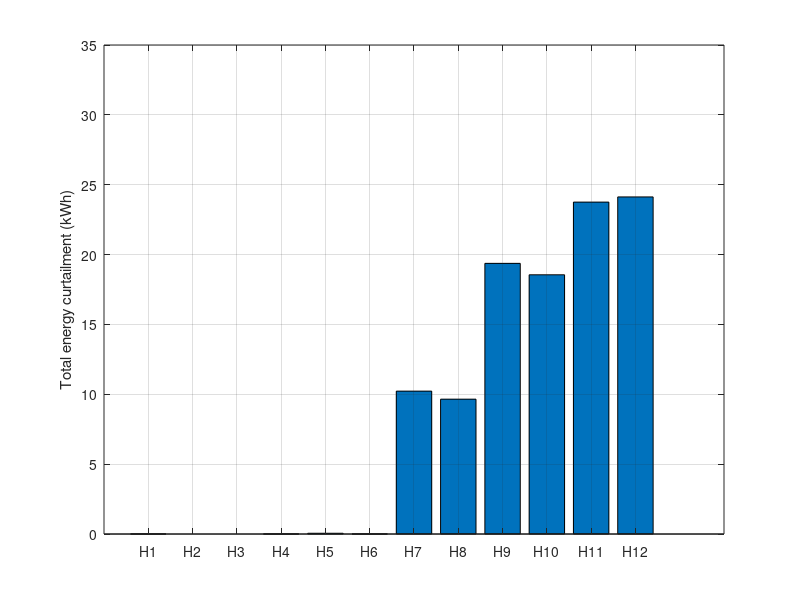
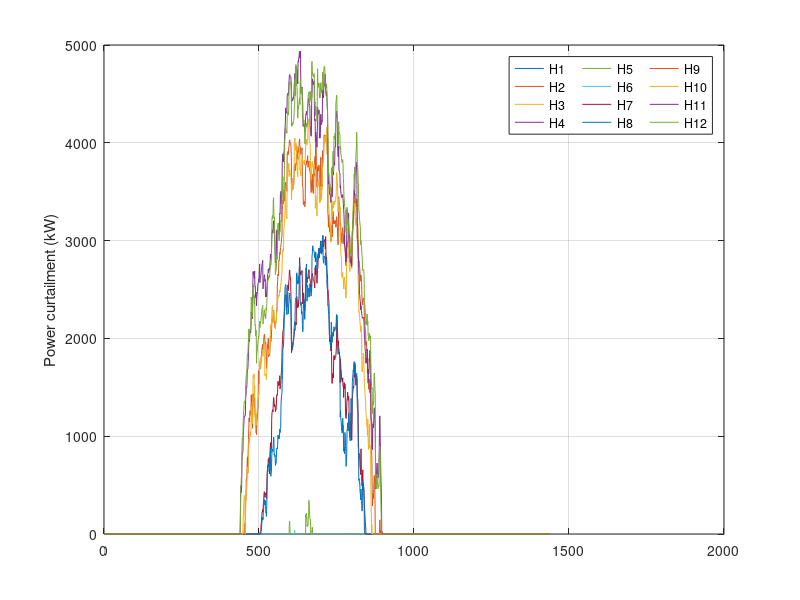
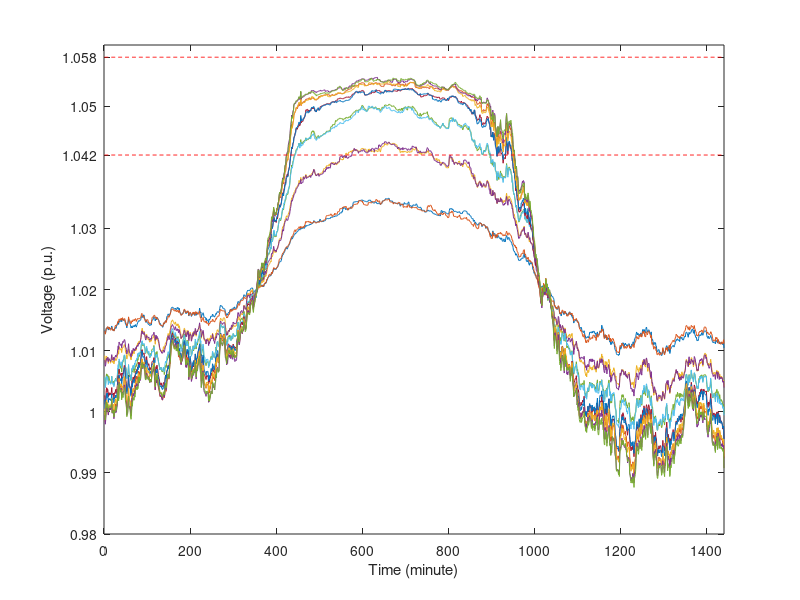
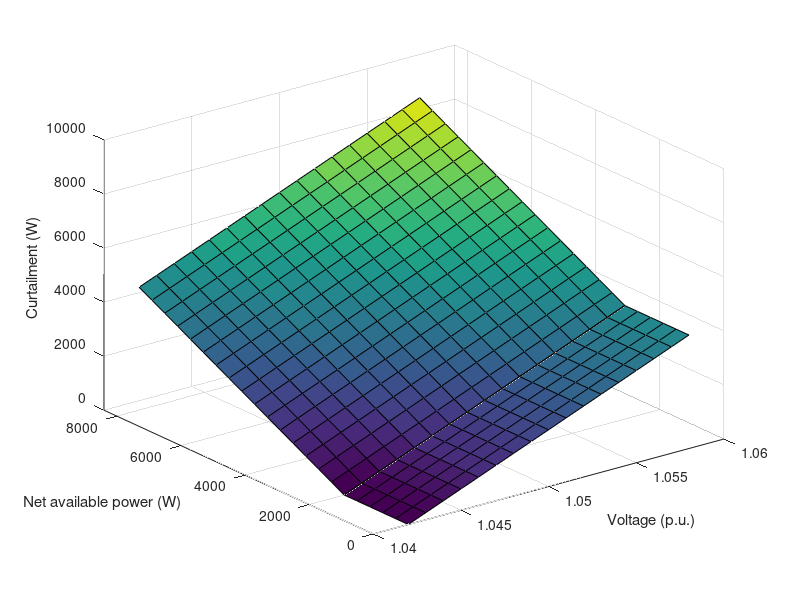

Source code (MATLAB) for these figures, in order:
%% Code generated : 4:41 PM, 6/19/2018
%% By: Kapil Duwadi, kapil.duwadi@jacks.sdstate.edu


%% Reads data
load input_data;
load volloaddroop;


power_curtailed = PMPPT(1:end-1) - (loaddata(1:end-1,:)-power(2:end,:));
House_wise_curtail = sum(power_curtailed);
total_curtail = sum(House_wise_curtail)/(60*1000);

%% Plots house wise curtailment
House_wise_curtail(House_wise_curtail<0) = 0;
figure('color',[1,1,1]);
set(gcf,'Position',[680,558,600,420]);
bar(House_wise_curtail/(60*1000));
ylabel('Total energy curtailment (kWh)');
xticks(1:12);
xticklabels({'H1','H2','H3','H4','H5','H6','H7','H8','H9','H10','H11','H12'});
ylim([0,35]);
grid on;
box on;
print(gcf,'Images\housewisecurtail_sweepedvcri','-dpng','-r600');

%% Plots power curtailment profile
figure('color',[1,1,1]);
set(gcf,'Position',[680,558,700,550]);
power_curtailed(power_curtailed<0) = 0;
plot(power_curtailed);
grid on;
box on;
ylabel('Power curtailment (kW)');
a = legend('H1','H2','H3','H4','H5','H6','H7','H8','H9','H10','H11','H12');
set(a,'NumColumns',3,'Location','NorthEast')
print(gcf,'Images\powercuratil_profile','-dpng','-r600');

%% Plots voltage profile

figure('color',[1,1,1]);
plot(voltage/240)
x1 = 1.042*ones(1,1440);
x2 = 1.058*ones(1,1440);
hold
yticks([0.98:0.01:1.03, 1.042, 1.05, 1.058]);
plot(x1,'--r')
plot(x2,'--r')
xlim([0,1440]);
xlabel('Time (minute)');
ylabel('Voltage (p.u.)');
print(gcf,'Images\voltage1042','-dpng','-r600');

%% Droop coefficinet

participation = 0.5; % voltage to netpower

vcri = 240*1.042;
vth = 240*1.058;
Pth = 2000;
capacity = 8400;
m = participation*capacity/(vth - vcri);
n = (participation*m*(vth-vcri))/((1-participation)*(capacity-Pth));
[x,y] = meshgrid([1.042:0.001:1.058],[2000:400:8400]);
z = m*(x*240-vcri)+n*(y-Pth);
[x1,y1] = meshgrid([1.042:0.001:1.058],[0:400:2000]);
z1 = m*(x1*240-vcri);
figure('color',[1,1,1]);
surf(x,y,z)
hold
surf(x1,y1,z1)
ylim([0,8400])
xlabel('Voltage (p.u.)');
ylabel('Net available power (W)');
zlabel('Curtailment (W)');
print(gcf,'Images\feasibleregion','-dpng','-r600');
